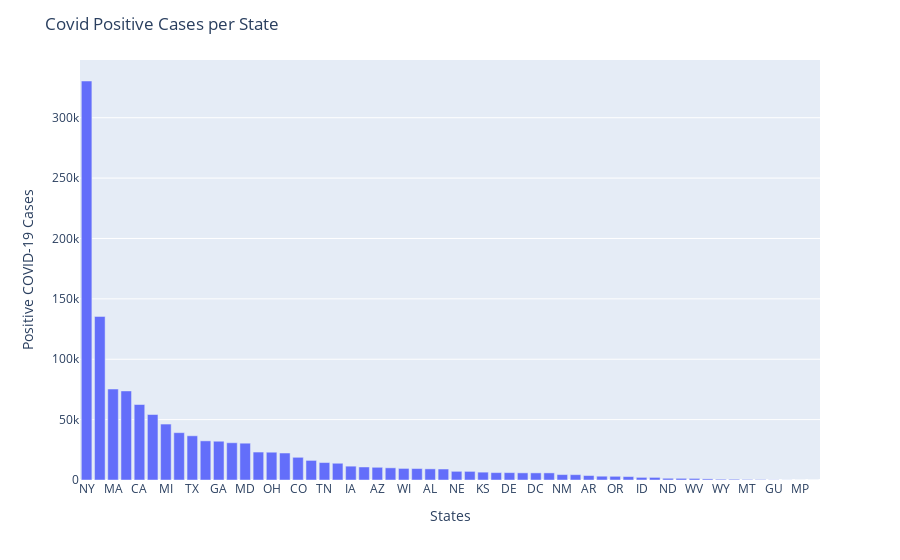

Write notebook code for a chart like this one.
### Code cell
# Bar chart of COVID-19 positive cases per state
states_positive = df_states_current[["state","positive"]]

figure2 = px.bar(states_positive, x = "state", y = "positive", labels = {'positive':'Positive COVID-19 Cases', 'state':'States'})
figure2.update_layout(title = 'Covid Positive Cases per State',xaxis = {'categoryorder':'total descending'})
figure2.show()

### Figure 1 — Plotly figure (JSON) as saved in the notebook; plotly's stock layout.template omitted (floating-point values rounded to 4 significant figures)
{"data": [{"alignmentgroup": "True", "hoverlabel": {"namelength": 0}, "hovertemplate": "States=%{x}<br>Positive COVID-19 Cases=%{y}", "legendgroup": "", "marker": {"color": "#636efa"}, "name": "", "offsetgroup": "", "orientation": "v", "showlegend": false, "textposition": "auto", "type": "bar", "x": ["AK", "AL", "AR", "AZ", "CA", "CO", "CT", "DC", "DE", "FL", "GA", "HI", "IA", "ID", "IL", "IN", "KS", "KY", "LA", "MA", "MD", "ME", "MI", "MN", "MO", "MS", "MT", "NC", "ND", "NE", "NH", "NJ", "NM", "NV", "NY", "OH", "OK", "OR", "PA", "RI", "SC", "SD", "TN", "TX", "UT", "VA", "VT", "WA", "WI", "WV", "WY", "PR", "AS", "GU", "MP", "VI"], "xaxis": "x", "y": [377, 9221, 3694, 10526, 62512, 18801, 32411, 5899, 6111, 39199, 32106, 629, 11457, 2178, 73760, 23146, 6501, 6129, 30855, 75333, 30485, 1374, 46326, 10088, 9489, 9090, 458, 13868, 1425, 7190, 2843, 135454, 4493, 5884, 330407, 23016, 4424, 3068, 54238, 10779, 7142, 3144, 14441, 36609, 5919, 22342, 919, 16231, 9590, 1310, 635, 2156, 0, 151, 15, 68], "yaxis": "y"}], "layout": {"barmode": "relative", "legend": {"tracegroupgap": 0}, "margin": {"t": 60}, "title": {"text": "Covid Positive Cases per State"}, "xaxis": {"anchor": "y", "categoryorder": "total descending", "domain": [0, 1], "title": {"text": "States"}}, "yaxis": {"anchor": "x", "domain": [0, 1], "title": {"text": "Positive COVID-19 Cases"}}}}
